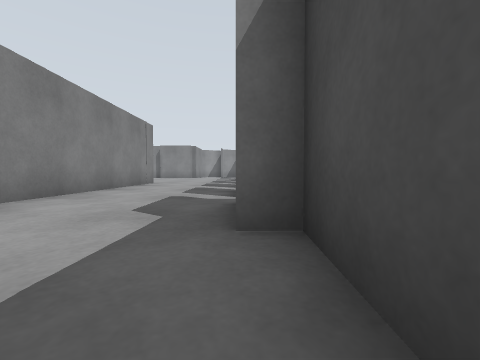
View 1 (above)

21 first-person views from a walk through a world built for the Gazebo simulator. The camera is 0.5 m above the floor, tilts 2° down and sees 90° across. The floor is counted in squares, 1 m on a side. Each view is taken from the middle of a square. On the plan, view 1 faces up. The plan holds only what a view shows up to about 9 squares ahead; the rest is blank. The place goes on beyond the plan.

View 2
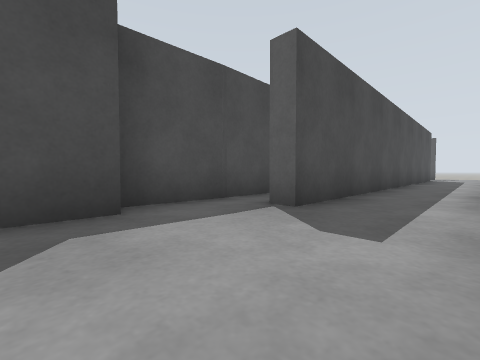

View 3
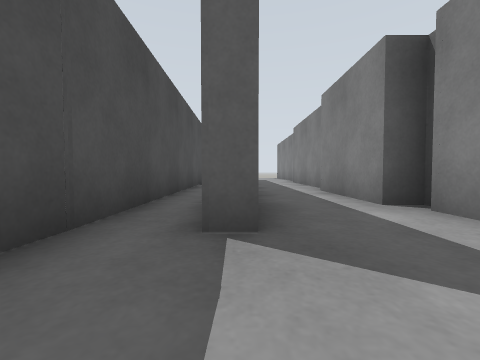

View 4
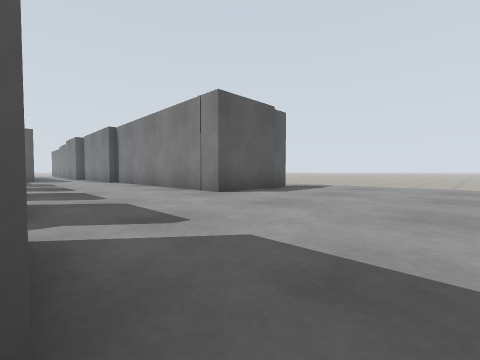

View 5
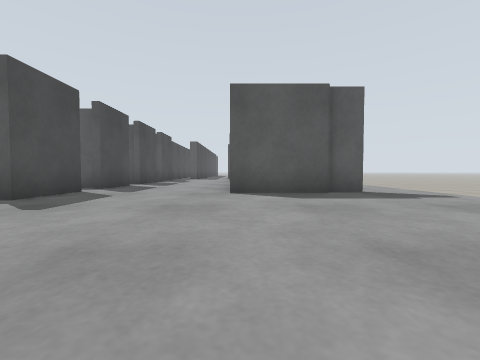

View 6
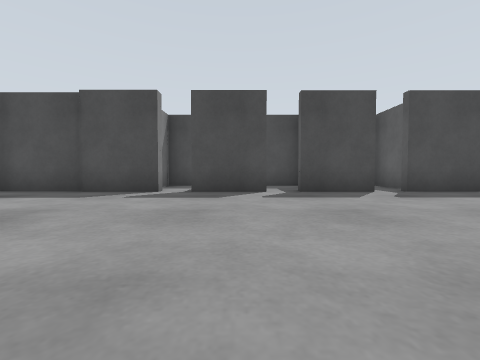

View 7
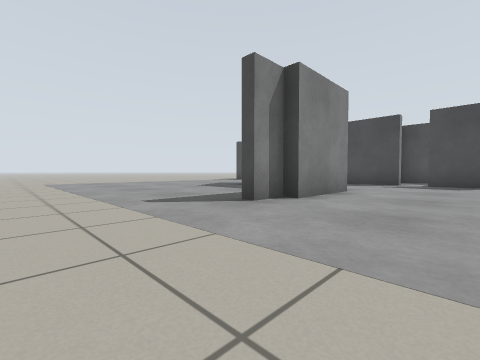

View 8
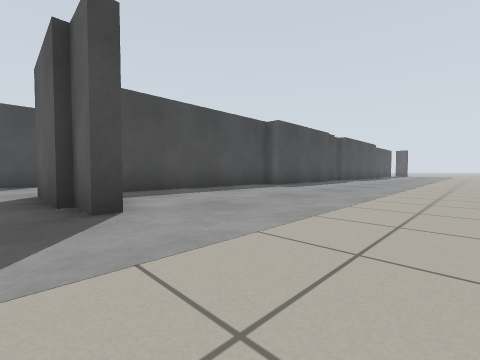

View 9
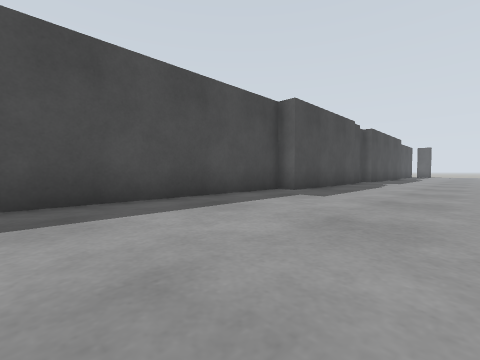

View 10
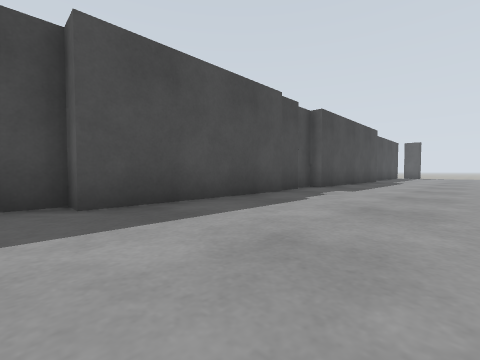

View 11
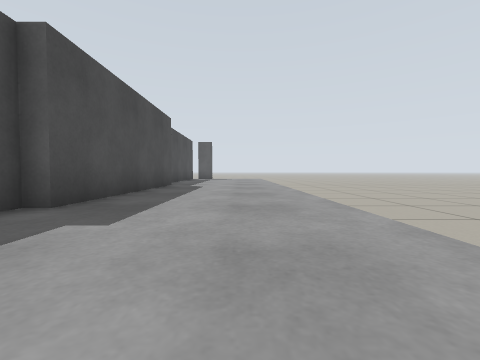

View 12
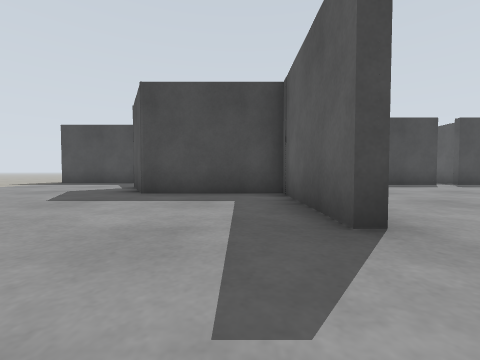

View 13
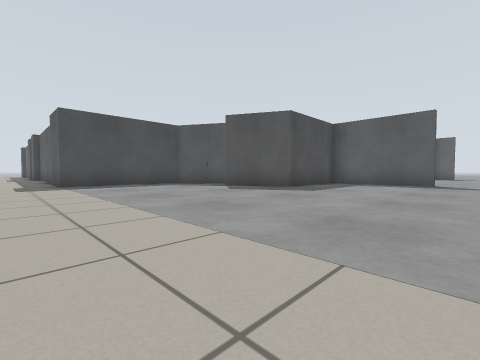

View 14
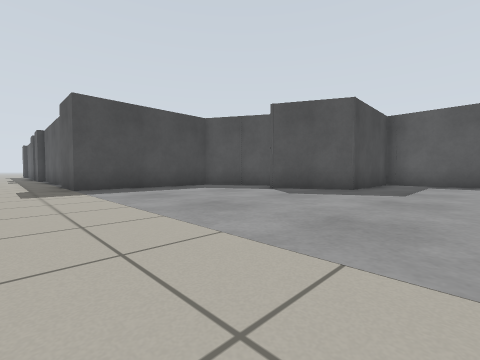

View 15
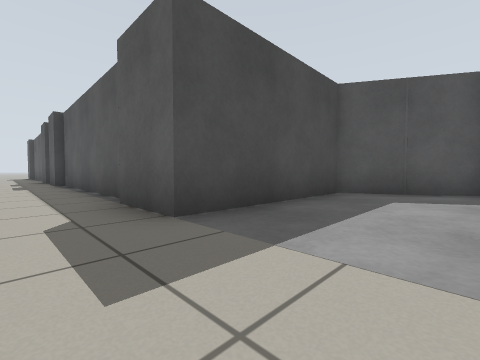

View 16
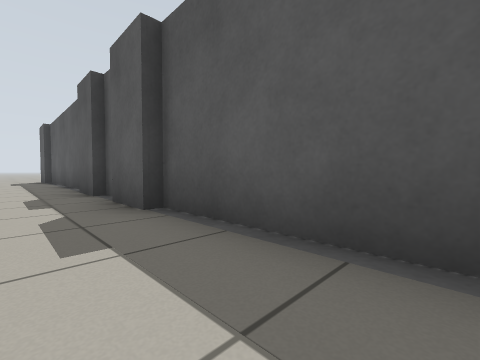

View 17
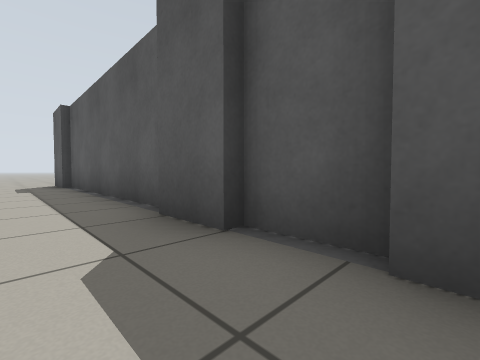

View 18
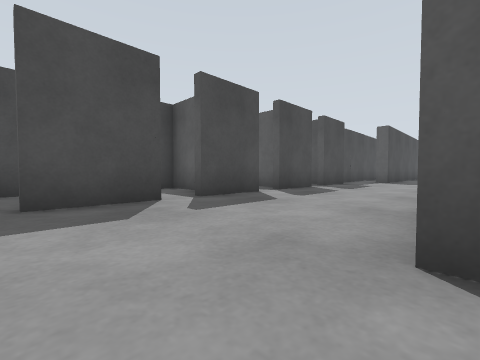

View 19
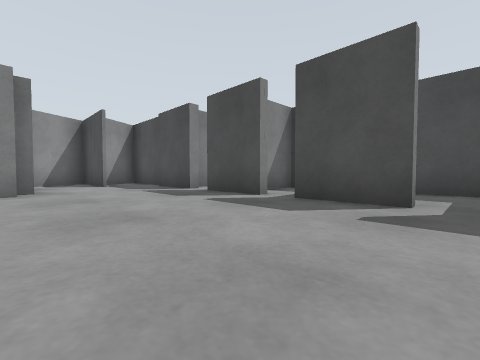

View 20
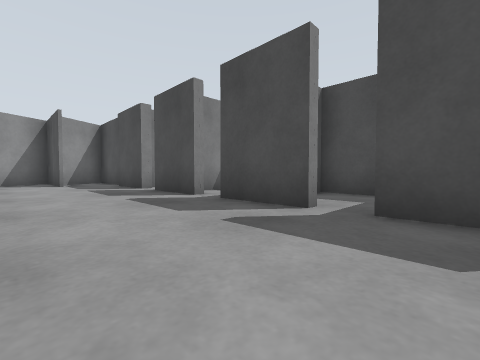

View 21
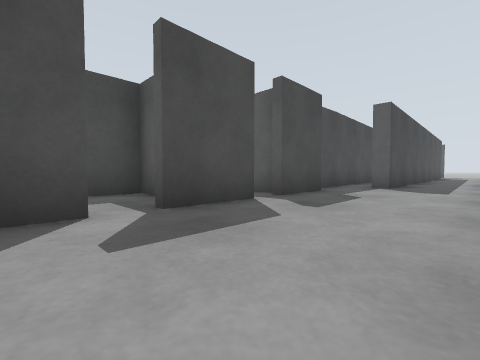

### Floor plan
Ten units are one square. View 1 is at (0, 0); x grows to the right and y downward. Boxes are objects, and circles mark ways between rooms. Rooms are numbered by the first view taken in them; rooms with no view inside come last. Other rooms are left out.
<svg viewBox="-74 -290 294 370">
<path fill="none" stroke="#000" d="M2 61 5 -20 0 -20M2 67 2 62M-61 -105 -38 -105 -38 -38M0 -152 0 -172M0 -126 0 -145M-38 -184 -61 -184M-34 -189 -39 -189M-69 -99 -69 -103 -60 -103M-60 -187 -69 -187 -69 -190 -36 -190 -36 -222 -16 -233M0 -180 0 -221M0 -99 0 -119M25 -139 25 -162 8 -162M-16 -206 -16 -225M0 -72 0 -92M-10 -221 14 -235 15 -275 91 -274M-21 -229 -33 -222M8 -57 25 -57 25 -69M0 -46 0 -65M-39 -33 -39 -91M0 -20 0 -39M-35 4 -35 11M12 -278 30 -277M-44 11 -44 -33M-39 16 -31 16 -31 44M-44 22 -44 12M-39 33 -39 25M-12 45 -12 0 -6 0M90 -277 104 -277M102 -274 116 -274M115 -277 127 -277M-44 75 -44 33M131 -274 190 -274M189 -276 205 -276M-35 52 -35 70M-12 75 -12 45"/>
<circle cx="-10" cy="-10" r="3" fill="#2a7"/>
<circle cx="-20" cy="40" r="3" fill="#2a7"/>
<text x="0" y="30">1</text>
<text x="-40" y="-140">2</text>
<text x="-30" y="60">3</text>
</svg>
Room 1 opens to room 2. Room 2 opens to room 3.

Where each view was taken, in squares from view 1:
view 1: 0 up, 0 right, facing up
view 2: 3 up, 3 left, facing down-right
view 3: 2 up, 1 left, facing down
view 4: 15 up, 0 right, facing down-left
view 5: 16 up, 4 left, facing down
view 6: 16 up, 6 left, facing right
view 7: 16 up, 10 left, facing up-right
view 8: 11 up, 10 left, facing down-right
view 9: 9 up, 8 left, facing down-right
view 10: 4 up, 8 left, facing down-right
view 11: 0 up, 7 left, facing down
view 12: 20 up, 9 left, facing right
view 13: 29 up, 8 left, facing down-right
view 14: 29 up, 6 left, facing down-right
view 15: 29 up, 1 left, facing down-right
view 16: 29 up, 6 right, facing down-right
view 17: 29 up, 10 right, facing down-right
view 18: 12 up, 4 left, facing down-right
view 19: 12 up, 4 left, facing up-right
view 20: 11 up, 3 left, facing up-right
view 21: 8 up, 3 left, facing down-right
